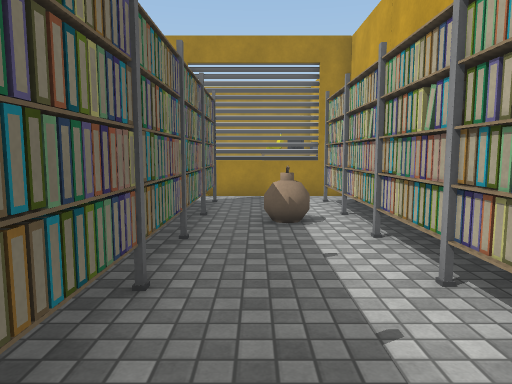
View 1 (above)

20 first-person views from a walk through a scene from a Unity 3-D project. The camera is 1.4 m above the floor, tilts 6° down and sees 70° across. Doors are open. The floor is counted in squares, 1 m on a side. Each view is taken from the middle of a square. On the plan, view 1 faces up. The plan holds only what a view shows up to about 16 squares ahead; the rest is blank. The place goes on beyond the plan. The player character is not drawn. Some animated figures are left out. Some surface patterns are stand-ins.

View 2
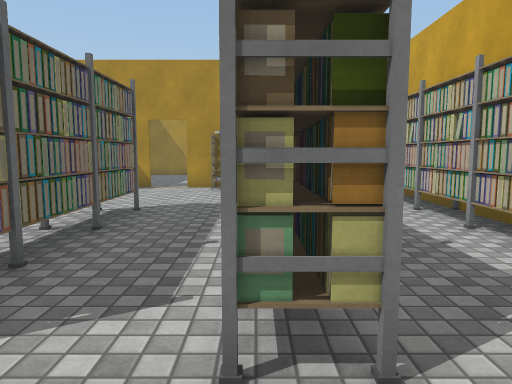

View 3
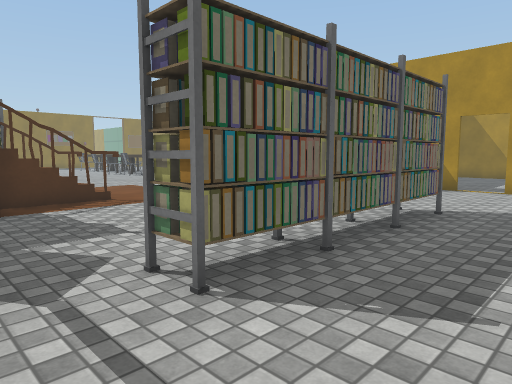

View 4
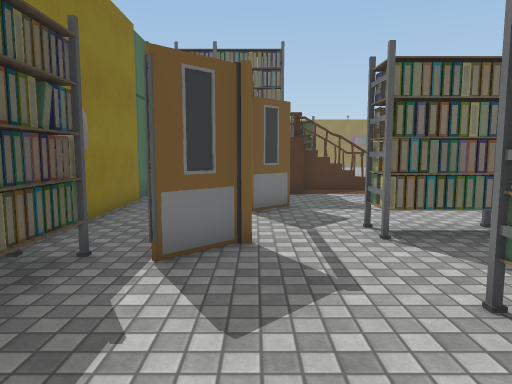

View 5
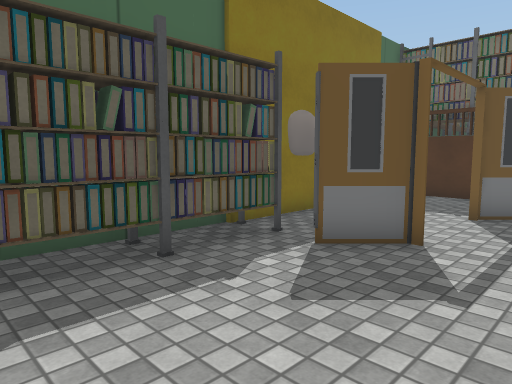

View 6
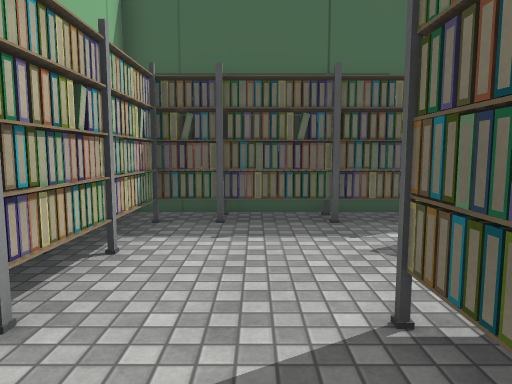

View 7
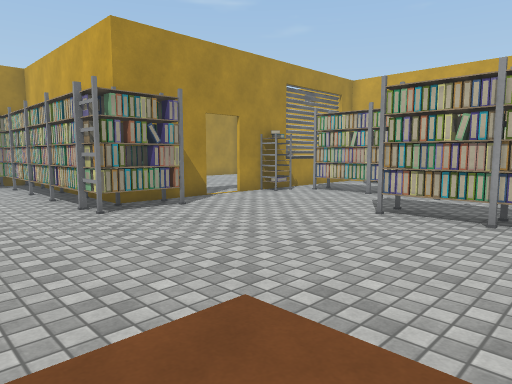

View 8
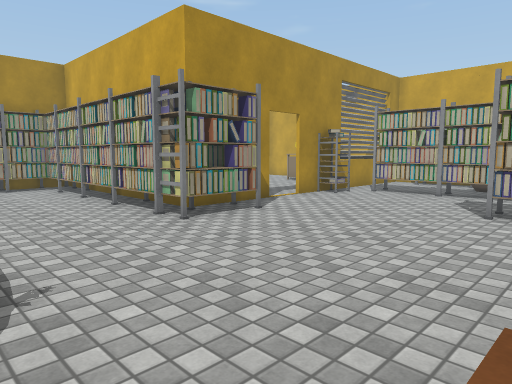

View 9
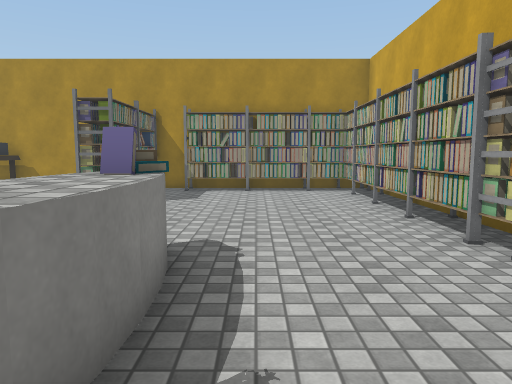

View 10
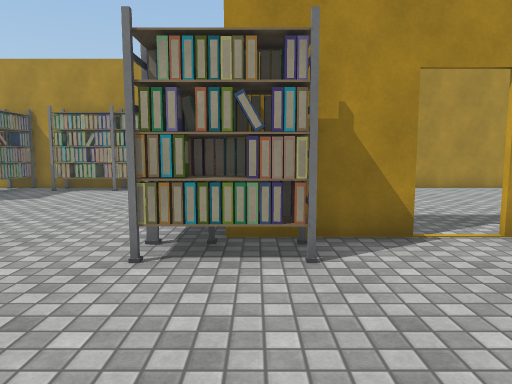

View 11
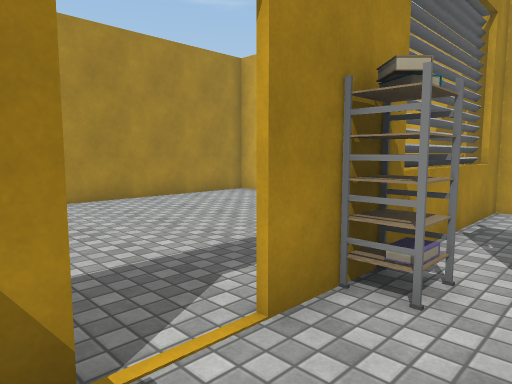

View 12
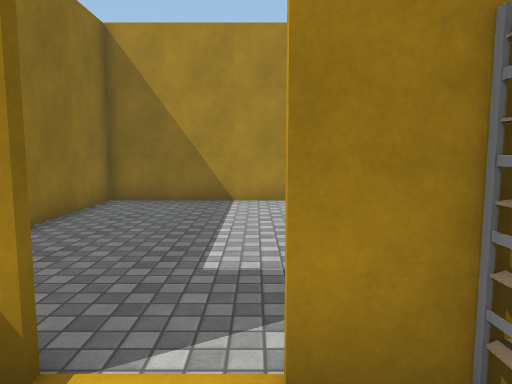

View 13
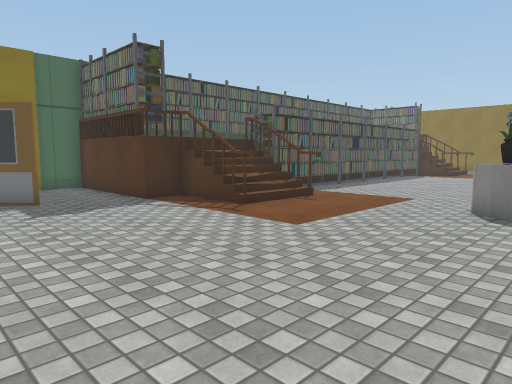

View 14
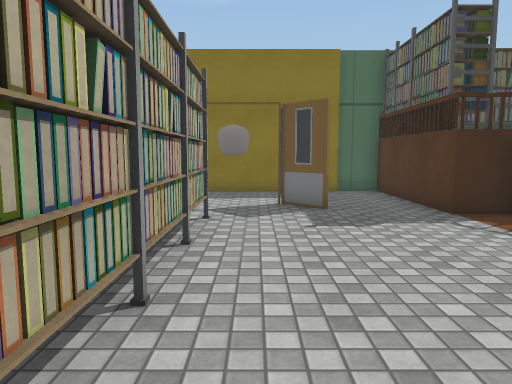

View 15
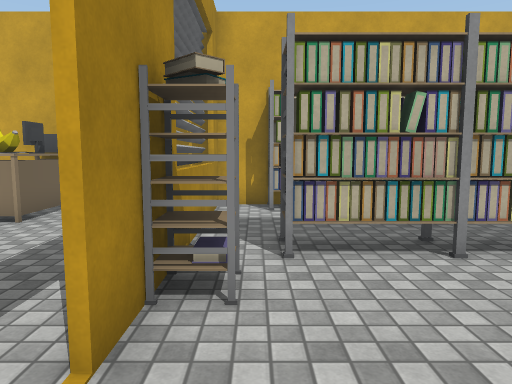

View 16
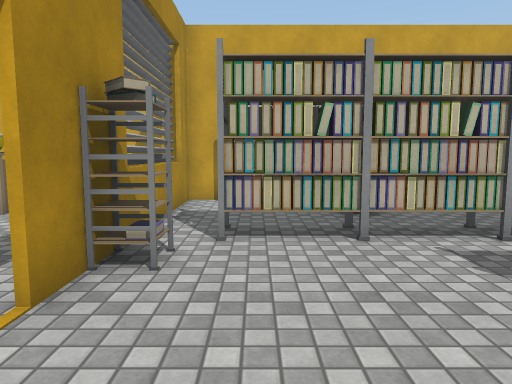

View 17
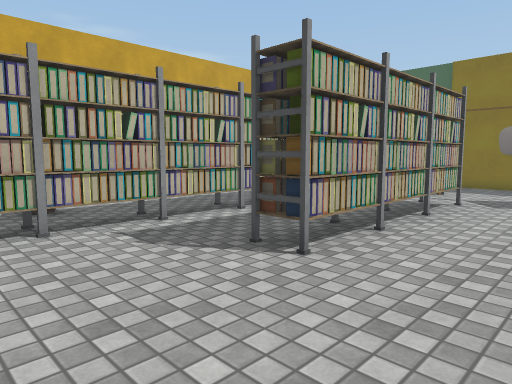

View 18
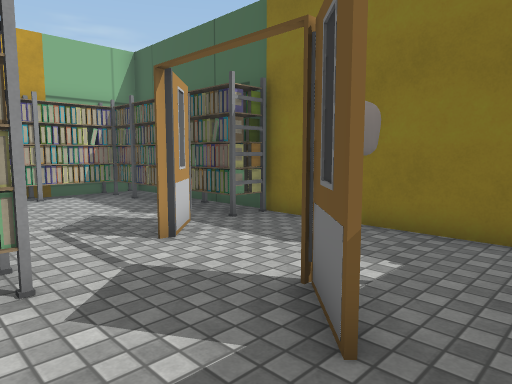

View 19
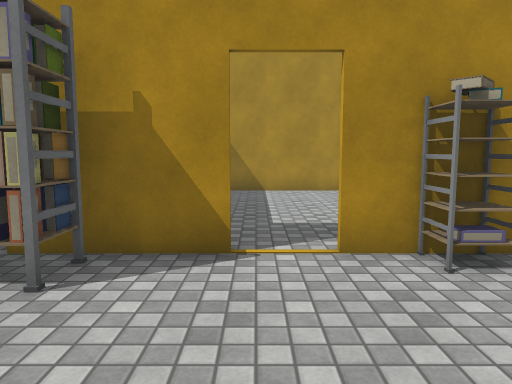

View 20
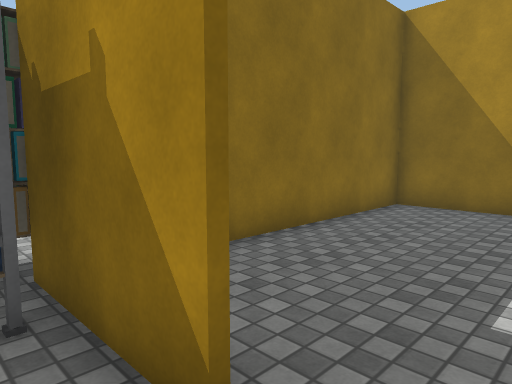

### Floor plan
Key: @ floor where view 1 was taken; # wall or solid block; x gap in a wall; . main floor; : floor 1.5 m higher than the main floor; / step, stairs or slope; D open door; = window, fence, low wall or low ledge; ^ raised ledge; T thing the floor can be seen under or through; O other object.
Columns run from 21 left of view 1 to 3 right of it. Each row starts with its distance up from view 1.
 21 #########################
 20   OOOOOOOOOO#...........#
 19   OO......OO#...........#
 18    O......OO#.......... #
 17   OO......OO#........OO #
 16   OO .....OO#........OOO#
 15      .....OO#.......... #
 14      .....OO ........   #
 13      .....OO .          #
 12      .....OO##TDDTO######
 11      OO....OOO....OOO..O#
 10      O^............OO..OO
  9      ^^............OO..O
  8      ^^............OOOOO#
  7      O#............OO.OOO
  6   .............OO..OO..O#
  5 ...............OO..OO..OO
  4 ...............OO..OO..O#
  3 ...............OO..OO..OO
  2 .....#.........OO..OO..OO
  1  ....#//x......OO..OO..OO
  0  OOOO#//=......OO..OO@.OO
 -1  OOOO#::##.....OO..OO..O
 -2          #..O..........OO
 -3          #...O..O......O#
 -4          #.......O.....OO
 -5          #.......OOOOOOO#
 -6          #.......OOOOOOO#
 -7          ################

Where each view was taken, in squares from view 1:
view 1: 0 up, 0 right, facing up
view 2: 3 down, 2 left, facing up
view 3: 3 down, 2 left, facing up-left
view 4: 3 down, 1 right, facing left
view 5: 1 down, 1 right, facing down-left
view 6: 2 up, 0 right, facing down
view 7: 2 up, 14 left, facing up-right
view 8: 4 up, 15 left, facing up-right
view 9: 6 up, 14 left, facing up
view 10: 6 up, 9 left, facing up
view 11: 10 up, 7 left, facing up-right
view 12: 10 up, 5 left, facing up
view 13: 9 up, 6 left, facing down-left
view 14: 7 up, 7 left, facing down
view 15: 11 up, 7 left, facing right
view 16: 10 up, 8 left, facing right
view 17: 10 up, 9 left, facing down-right
view 18: 0 up, 10 left, facing down-right
view 19: 7 up, 6 left, facing up
view 20: 11 up, 5 left, facing up-left
